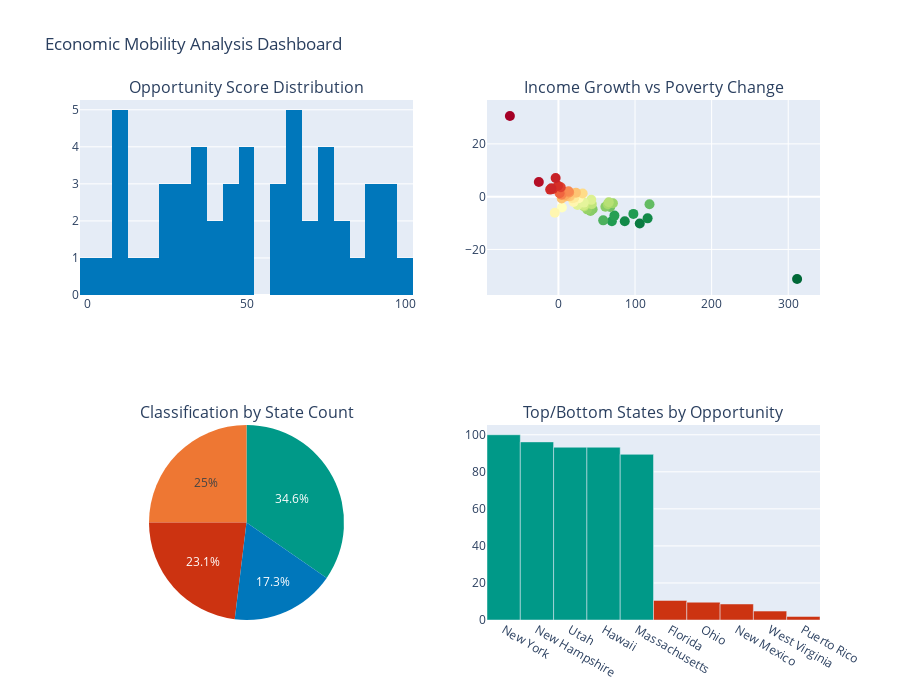

The notebook cell this image was saved under:
### Markdown cell above
## 7. Visualization Dashboard

### Code cell
# =============================================================================
# Dashboard: Economic Mobility Indicators
# =============================================================================

fig = make_subplots(
    rows=2, cols=2,
    subplot_titles=(
        'Opportunity Score Distribution',
        'Income Growth vs Poverty Change',
        'Classification by State Count',
        'Top/Bottom States by Opportunity'
    ),
    specs=[[{"type": "histogram"}, {"type": "scatter"}],
           [{"type": "pie"}, {"type": "bar"}]]
)

# Histogram of opportunity scores
fig.add_trace(
    go.Histogram(x=opportunity_df['opportunity_score'], nbinsx=20, marker_color='#0077BB'),
    row=1, col=1
)

# Scatter: Income growth vs poverty change
fig.add_trace(
    go.Scatter(
        x=opportunity_df['income_growth'],
        y=opportunity_df['poverty_change'],
        mode='markers',
        marker=dict(color=opportunity_df['opportunity_score'], colorscale='RdYlGn', size=10),
        text=opportunity_df['state'],
        hovertemplate='%{text}<br>Income: %{x:.1f}%<br>Poverty: %{y:.1f}pts'
    ),
    row=1, col=2
)

# Pie: Classification counts
class_counts = opportunity_df['classification'].value_counts()
fig.add_trace(
    go.Pie(labels=class_counts.index, values=class_counts.values,
           marker=dict(colors=['#009988', '#EE7733', '#CC3311', '#0077BB'])),
    row=2, col=1
)

# Bar: Top/bottom states
top_5 = opportunity_df.head(5)
bottom_5 = opportunity_df.tail(5)
combined = pd.concat([top_5, bottom_5])

fig.add_trace(
    go.Bar(x=combined['state'], y=combined['opportunity_score'],
           marker_color=['#009988']*5 + ['#CC3311']*5),
    row=2, col=2
)

fig.update_layout(height=700, showlegend=False, title_text='Economic Mobility Analysis Dashboard')
fig.show()

### Figure 1 — Plotly figure (JSON) as saved in the notebook; plotly's stock layout.template omitted (floating-point values rounded to 4 significant figures)
{"data": [{"marker": {"color": "#0077BB"}, "nbinsx": 20, "type": "histogram", "x": [100.0, 96.15, 93.27, 93.27, 89.42, 89.42, 88.46, 83.65, 80.77, 78.85, 75.96, 75.0, 75.0, 73.08, 72.12, 70.19, 67.31, 67.31, 65.38, 65.38, 62.5, 59.62, 58.65, 57.69, 50.96, 49.04, 48.08, 48.08, 44.23, 44.23, 44.23, 40.38, 39.42, 36.54, 35.58, 35.58, 34.62, 30.77, 30.77, 27.88, 26.92, 25.96, 25.0, 20.19, 14.42, 11.54, 11.54, 10.58, 9.615, 8.654, 4.808, 1.923], "xaxis": "x", "yaxis": "y"}, {"hovertemplate": "%{text}<br>Income: %{x:.1f}%<br>Poverty: %{y:.1f}pts", "marker": {"color": [100.0, 96.15, 93.27, 93.27, 89.42, 89.42, 88.46, 83.65, 80.77, 78.85, 75.96, 75.0, 75.0, 73.08, 72.12, 70.19, 67.31, 67.31, 65.38, 65.38, 62.5, 59.62, 58.65, 57.69, 50.96, 49.04, 48.08, 48.08, 44.23, 44.23, 44.23, 40.38, 39.42, 36.54, 35.58, 35.58, 34.62, 30.77, 30.77, 27.88, 26.92, 25.96, 25.0, 20.19, 14.42, 11.54, 11.54, 10.58, 9.615, 8.654, 4.808, 1.923], "colorscale": [[0, "rgb(165,0,38)"], [0.1, "rgb(215,48,39)"], [0.2, "rgb(244,109,67)"], [0.3, "rgb(253,174,97)"], [0.4, "rgb(254,224,139)"], [0.5, "rgb(255,255,191)"], [0.6, "rgb(217,239,139)"], [0.7, "rgb(166,217,106)"], [0.8, "rgb(102,189,99)"], [0.9, "rgb(26,152,80)"], [1, "rgb(0,104,55)"]], "size": 10}, "mode": "markers", "text": ["New York", "New Hampshire", "Utah", "Hawaii", "Massachusetts", "Delaware", "Minnesota", "Vermont", "District of Columbia", "Alaska", "Oregon", "Maryland", "Alabama", "Wisconsin", "New Jersey", "Virginia", "California", "Indiana", "Georgia", "Pennsylvania", "Kansas", "Arizona", "Illinois", "South Dakota", "Idaho", "Michigan", "Maine", "North Dakota", "Connecticut", "Kentucky", "Oklahoma", "Texas", "Iowa", "Washington", "Nebraska", "Colorado", "Wyoming", "Rhode Island", "Nevada", "Missouri", "North Carolina", "Tennessee", "South Carolina", "Montana", "Louisiana", "Mississippi", "Arkansas", "Florida", "Ohio", "New Mexico", "West Virginia", "Puerto Rico"], "type": "scatter", "x": [311.6, 106.2, 86.6, 116.4, 97.83, 69.8, 73.1, 58.45, 118.9, 67.57, 44.65, 61.3, 41.9, 37.57, 71.12, 64.55, 65.79, 33.49, 33.35, 43.51, 33.09, 42.87, 24.96, 33.11, 4.533, 26.57, 19.84, -4.752, 17.96, 20.93, 20.6, 31.65, 15.15, 14.46, 4.299, 22.85, 10.34, 8.605, 8.269, 14.03, 4.997, 13.2, 3.91, 1.555, 3.088, -7.127, -0.5999, -10.77, -9.204, -3.636, -25.55, -63.33], "xaxis": "x2", "y": [-31.2, -10.15, -9.331, -8.232, -6.531, -9.312, -7.189, -8.977, -2.897, -3.946, -4.774, -3.824, -5.47, -4.823, -2.514, -2.846, -2.129, -3.767, -3.363, -2.827, -3.268, -1.218, -3.185, -2.26, -4.089, -0.5727, -2.05, -6.11, -0.622, -0.07465, -0.3854, 1.204, 0.1133, 0.2671, -0.7083, 1.515, 0.1879, 0.7176, 0.5498, 1.546, 1.171, 2.04, 0.7443, 1.269, 3.556, 2.897, 4.126, 2.663, 3.205, 7.054, 5.562, 30.56], "yaxis": "y2"}, {"domain": {"x": [0, 0.45], "y": [0, 0.375]}, "labels": ["At Risk", "Opportunity Zone", "Stable", "Mobility Desert"], "marker": {"colors": ["#009988", "#EE7733", "#CC3311", "#0077BB"]}, "type": "pie", "values": [18, 13, 12, 9]}, {"marker": {"color": ["#009988", "#009988", "#009988", "#009988", "#009988", "#CC3311", "#CC3311", "#CC3311", "#CC3311", "#CC3311"]}, "type": "bar", "x": ["New York", "New Hampshire", "Utah", "Hawaii", "Massachusetts", "Florida", "Ohio", "New Mexico", "West Virginia", "Puerto Rico"], "xaxis": "x3", "y": [100.0, 96.15, 93.27, 93.27, 89.42, 10.58, 9.615, 8.654, 4.808, 1.923], "yaxis": "y3"}], "layout": {"annotations": [{"font": {"size": 16}, "showarrow": false, "text": "Opportunity Score Distribution", "x": 0.225, "xanchor": "center", "xref": "paper", "y": 1, "yanchor": "bottom", "yref": "paper"}, {"font": {"size": 16}, "showarrow": false, "text": "Income Growth vs Poverty Change", "x": 0.775, "xanchor": "center", "xref": "paper", "y": 1, "yanchor": "bottom", "yref": "paper"}, {"font": {"size": 16}, "showarrow": false, "text": "Classification by State Count", "x": 0.225, "xanchor": "center", "xref": "paper", "y": 0.375, "yanchor": "bottom", "yref": "paper"}, {"font": {"size": 16}, "showarrow": false, "text": "Top/Bottom States by Opportunity", "x": 0.775, "xanchor": "center", "xref": "paper", "y": 0.375, "yanchor": "bottom", "yref": "paper"}], "height": 700, "showlegend": false, "title": {"text": "Economic Mobility Analysis Dashboard"}, "xaxis": {"anchor": "y", "domain": [0, 0.45]}, "xaxis2": {"anchor": "y2", "domain": [0.55, 1]}, "xaxis3": {"anchor": "y3", "domain": [0.55, 1]}, "yaxis": {"anchor": "x", "domain": [0.625, 1]}, "yaxis2": {"anchor": "x2", "domain": [0.625, 1]}, "yaxis3": {"anchor": "x3", "domain": [0, 0.375]}}}
